Frame 1 (no input): blank canvas, image omitted
Frame 60 (the mouse pressed at the canvas centre just before this capture): blank canvas, image omitted
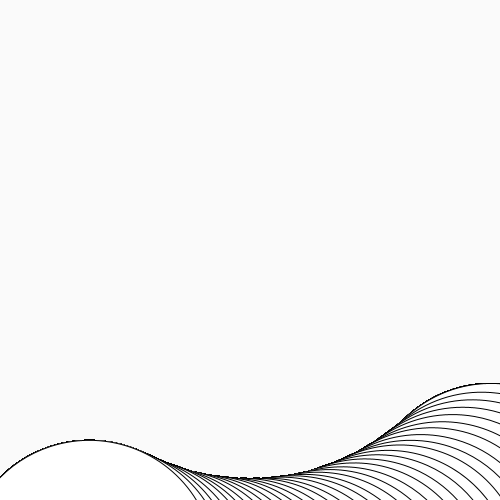
Frame 120 (the mouse held since frame 60 and released just before this capture)

The Processing sketch whose frames 1 and 60 were blank and that drew this single picture after the mouse press (run headless with seeded random() and noise(); from frame 60 on, the mouse is pressed at the canvas centre):

// Processing sketch: processing_85343
// ── processing_85343.pde

void setup()
{
  size(500, 500);
  background(250);
  smooth();
}



void draw()
{

//background(mouseX,mouseY,mouseX,mouseY);
fill(255);
translate (width/2, height/2);

for (int i=0; i<360; i+=10){
  rotate(radians(2));
ellipse(250,250,mouseX,mouseY);
println(mouseX);
}

}
